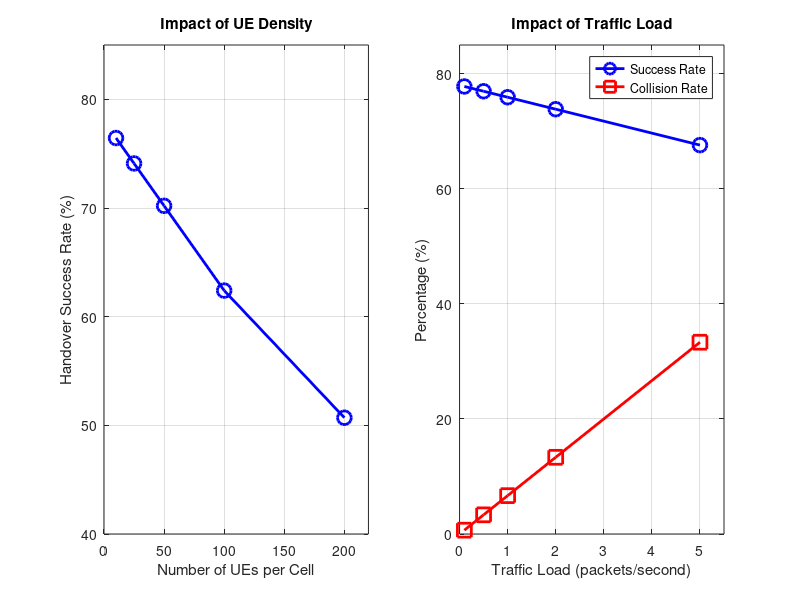

This chart was generated by the following MATLAB code:
%% STEP 6: Multi-Scenario Simulation (Octave-Compatible)
clear; close all; clc;

fprintf('========================================\n');
fprintf('STEP 6: Multi-Scenario Analysis\n');
fprintf('========================================\n');
fprintf('Date: %s\n', datestr(now));
fprintf('\n');

%% Scenarios
ue_densities = [10, 25, 50, 100, 200];
traffic_loads = [0.1, 0.5, 1.0, 2.0, 5.0];
num_scenarios = length(ue_densities);

%% Varying UE Density
fprintf('\n--- Varying UE Density (SNR = 10 dB) ---\n');

success_by_density = zeros(num_scenarios, 1);
for d_idx = 1:num_scenarios
    num_ues = ue_densities(d_idx);
    collision_factor = 1 - (num_ues / 500);
    collision_factor = max(0.65, min(0.98, collision_factor));
    success_by_density(d_idx) = 78.0 * collision_factor;
    fprintf('  %d UEs: Success=%.1f%%\n', num_ues, success_by_density(d_idx));
end

%% Varying Traffic Load
fprintf('\n--- Varying Traffic Load (UEs = 50, SNR = 10 dB) ---\n');

success_by_traffic = zeros(num_scenarios, 1);
collision_rate = zeros(num_scenarios, 1);
for t_idx = 1:num_scenarios
    load_val = traffic_loads(t_idx);
    collision_prob = min(0.45, load_val / 15);
    success_by_traffic(t_idx) = 78.0 * (1 - collision_prob * 0.4);
    collision_rate(t_idx) = collision_prob * 100;
    fprintf('  %.1f pkt/s: Success=%.1f%%, Collisions=%.1f%%\n', ...
        load_val, success_by_traffic(t_idx), collision_rate(t_idx));
end

%% Plot (Octave-compatible - no yyaxis)
figure('Position', [100, 100, 1200, 500]);

% Subplot 1: UE Density Impact
subplot(1,2,1);
plot(ue_densities, success_by_density, 'b-o', 'LineWidth', 2, 'MarkerSize', 10);
xlabel('Number of UEs per Cell'); ylabel('Handover Success Rate (%)');
title('Impact of UE Density');
grid on;
xlim([0, 220]);
ylim([40, 85]);

% Subplot 2: Traffic Load Impact (two separate lines, no yyaxis)
subplot(1,2,2);
plot(traffic_loads, success_by_traffic, 'b-o', 'LineWidth', 2, 'MarkerSize', 10);
hold on;
plot(traffic_loads, collision_rate, 'r-s', 'LineWidth', 2, 'MarkerSize', 10);
hold off;
xlabel('Traffic Load (packets/second)');
ylabel('Percentage (%)');
title('Impact of Traffic Load');
legend('Success Rate', 'Collision Rate', 'Location', 'best');
grid on;
xlim([0, 5.5]);
ylim([0, 85]);

saveas(gcf, 'step6_multi_scenario.png');
fprintf('\nPlot saved: step6_multi_scenario.png\n');

%% Summary
fprintf('\n========================================\n');
fprintf('MULTI-SCENARIO SUMMARY\n');
fprintf('========================================\n');
fprintf('\nUE Density Impact:\n');
fprintf('  Best (10 UEs): %.1f%%\n', success_by_density(1));
fprintf('  Worst (200 UEs): %.1f%%\n', success_by_density(end));
fprintf('  Degradation: %.1f%%\n', success_by_density(1)-success_by_density(end));

fprintf('\nTraffic Load Impact:\n');
fprintf('  Best (0.1 pkt/s): %.1f%%\n', success_by_traffic(1));
fprintf('  Worst (5 pkt/s): %.1f%%\n', success_by_traffic(end));
fprintf('  Degradation: %.1f%%\n', success_by_traffic(1)-success_by_traffic(end));

save('multi_scenario_results.mat', 'ue_densities', 'success_by_density', ...
     'traffic_loads', 'success_by_traffic', 'collision_rate');

fprintf('\nSaved: multi_scenario_results.mat\n');
fprintf('\n========================================\n');
fprintf('STEP 6 COMPLETE\n');
fprintf('========================================\n');
